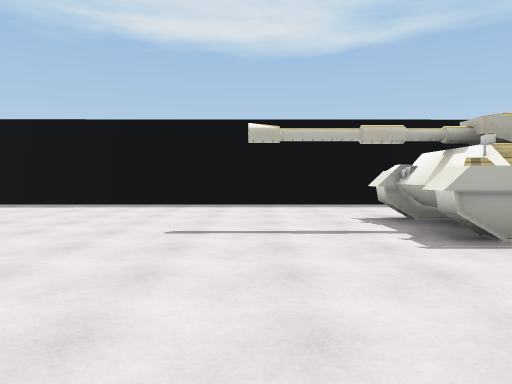
View 1 (above)

22 first-person views from a walk through a 3-D level made in the Unity game engine. The camera is 1.3 m above the floor, tilts 2° down and sees 70° across. The floor is counted in squares, 2 m on a side. Each view is taken from the middle of a square. On the plan, view 1 faces up. The plan holds only what a view shows up to about 11 squares ahead; the rest is blank. The place goes on beyond the plan. Surface patterns are stand-ins for the level's own textures.

View 2
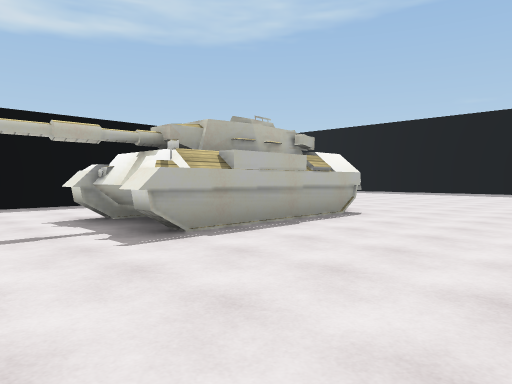

View 3
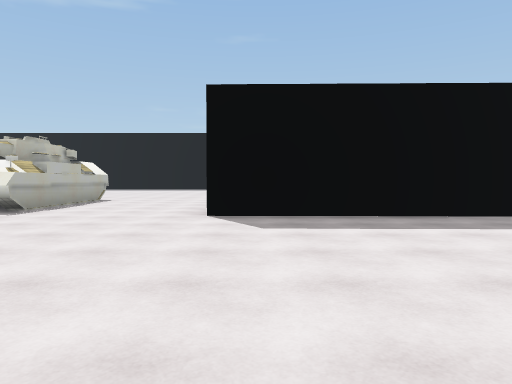

View 4
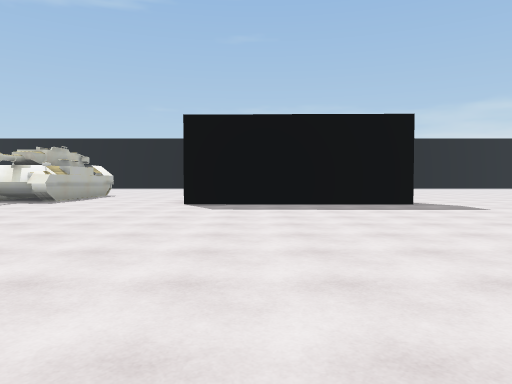

View 5
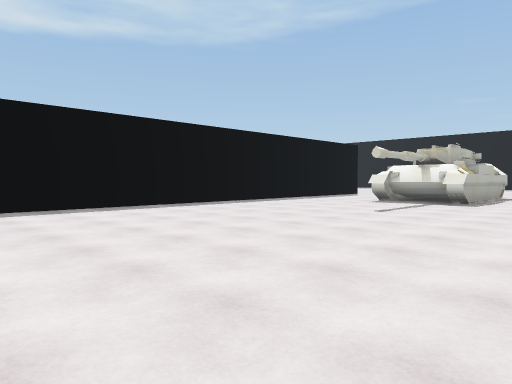

View 6
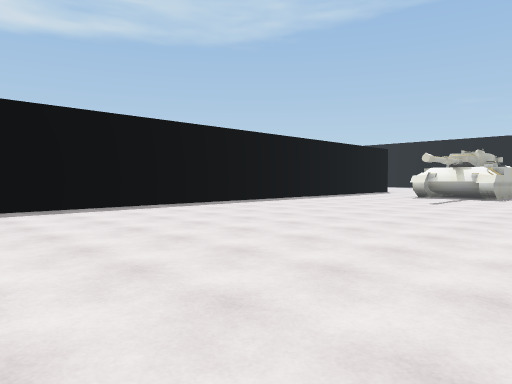

View 7
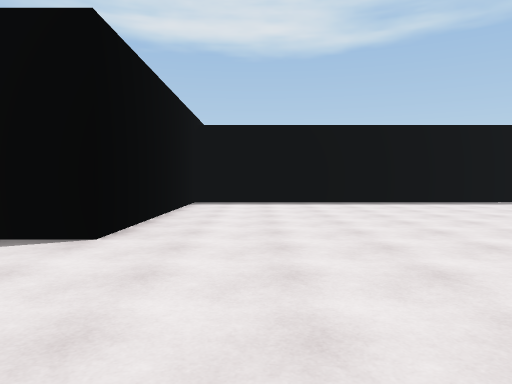

View 8
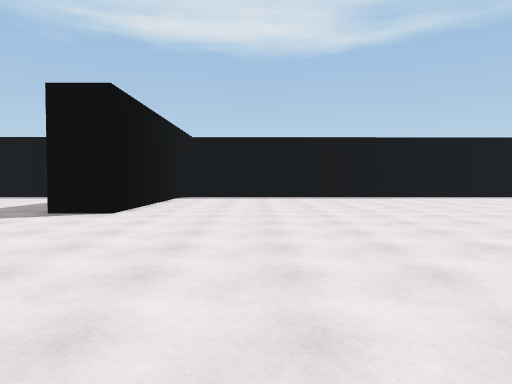

View 9
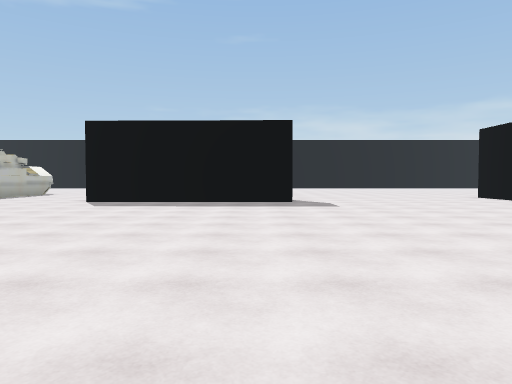

View 10
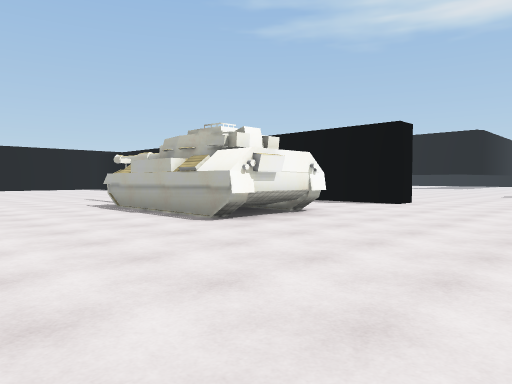

View 11
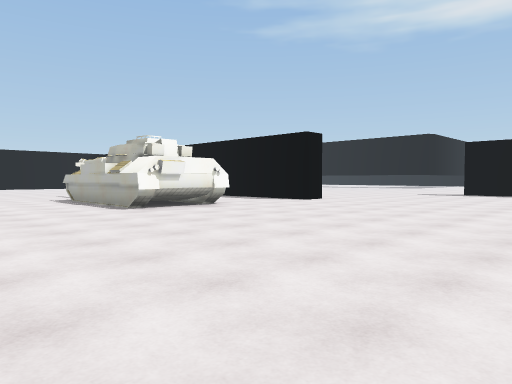

View 12
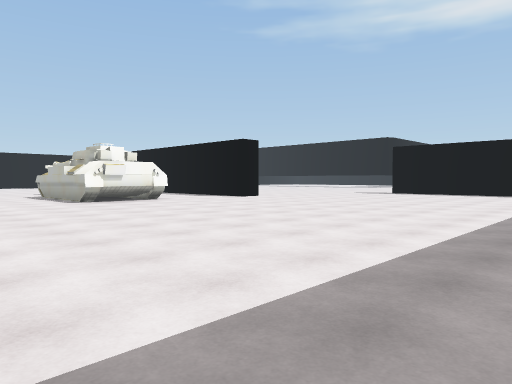

View 13
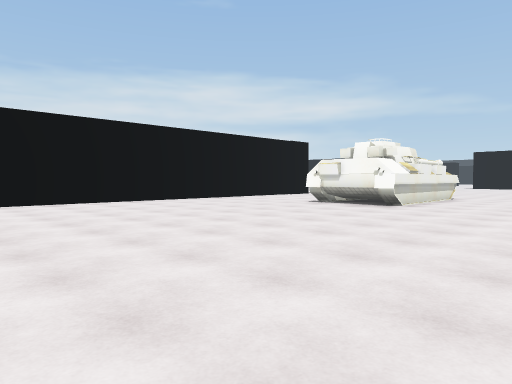

View 14
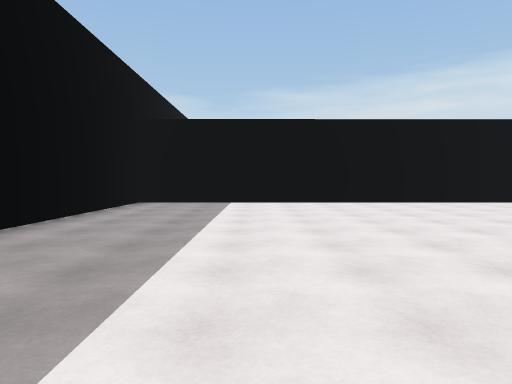

View 15
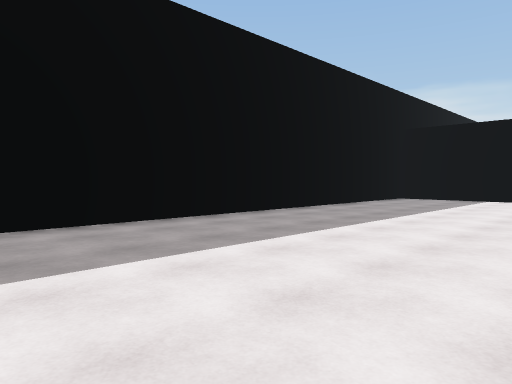

View 16
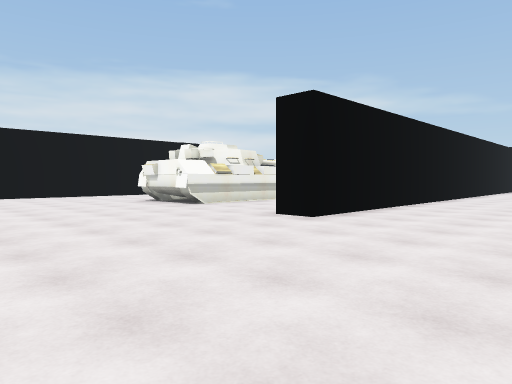

View 17
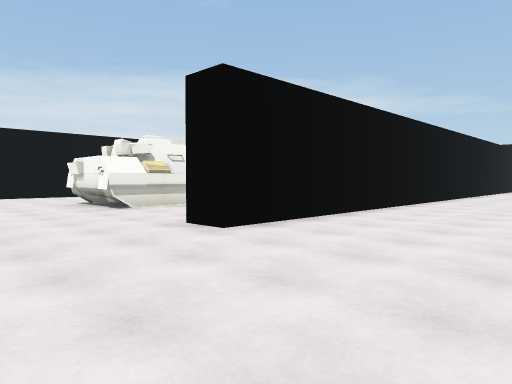

View 18
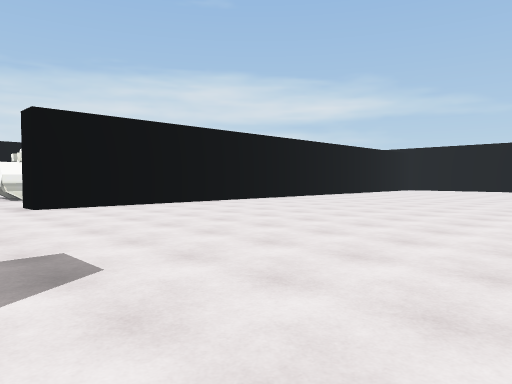

View 19
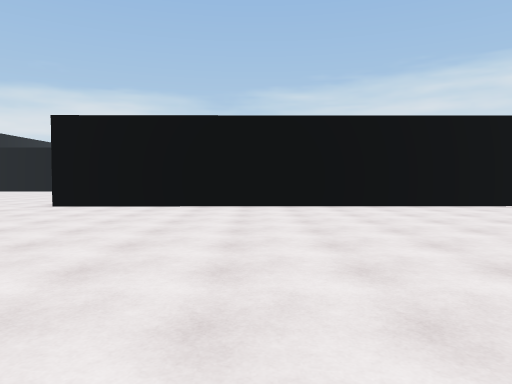

View 20
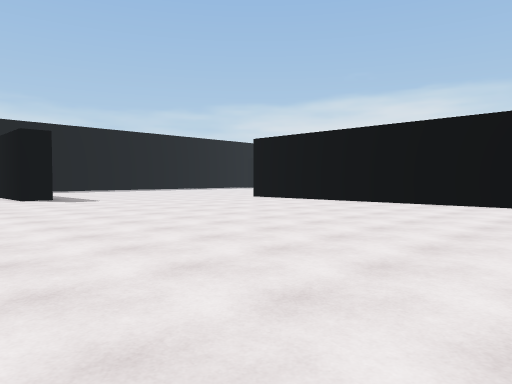

View 21
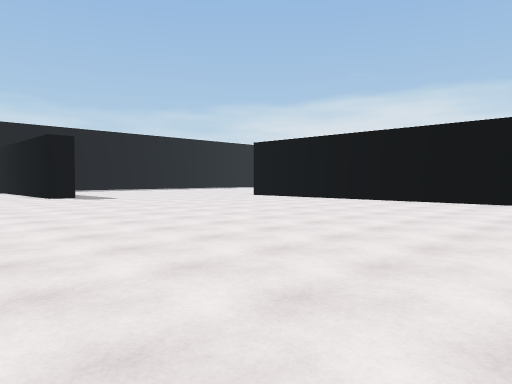

View 22
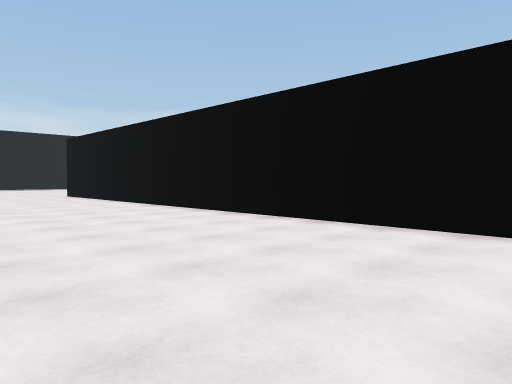

### Floor plan
Points are (right, up) in squares from view 1. A wall is a line through its corners. A room is listed if a view was taken in it or the views show most of it. See-through windows are left out.
Room 1 (views 1, 2, 3, 4, 5, 6, 7, 8, 9)
walls: (1.4, -6.1) (1.5, -0.1); (2.3, 4.2) (2.3, 5.9); (3, 5.9) (2.1, 5.9); (3.1, 6.2) (6.7, 6.2); (6.7, 3.8) (2.1, 3.8); (3.2, 9.4) (-12.7, 9.3) (-12.7, 2.9) (-14, 2.9); (6.9, 9.4) (4.7, 9.4)
low walls: (2.1, 3.8) (2.1, 4.2); (2.1, 5.9) (2.1, 6.2)
ways out: opening at (6, 8) to room 2; opening at (6.8, 1.5) to room 2
Room 2 (views 10, 11, 12, 13, 14, 15, 16, 17, 18, 19, 20, 21, 22)
walls: (9.5, 16.9) (9.5, 17.4); (-5.1, 10.2) (6.9, 10.3) (6.9, 9.4); (6.7, 6.2) (6.7, 3.8); (6.9, 5.9) (5.4, 5.9); (5.6, 4.1) (6.8, 4.1); (7.8, -0.2) (18.3, -0.2) (18.3, 10.1)
ways out: opening at (6, 8) to room 1; opening at (6.8, 1.5) to room 1

Positions as (right, up) in squares from view 1, and headings:
1: (0, 0), facing up
2: (0, 0), facing up-right
3: (-5, -1), facing right
4: (-8, -2), facing right
5: (-8, 1), facing up-right
6: (-11, 1), facing up-right
7: (-11, -1), facing up
8: (-10, -4), facing up
9: (-9, -5), facing right
10: (11, 0), facing up-left
11: (14, 0), facing up-left
12: (17, 0), facing up-left
13: (15, 10), facing down-left
14: (15, 10), facing down
15: (13, 12), facing down-right
16: (12, 14), facing down-left
17: (10, 14), facing down-left
18: (9, 19), facing down-left
19: (2, 19), facing down
20: (-3, 20), facing down-right
21: (-4, 21), facing down-right
22: (-8, 15), facing down-right
